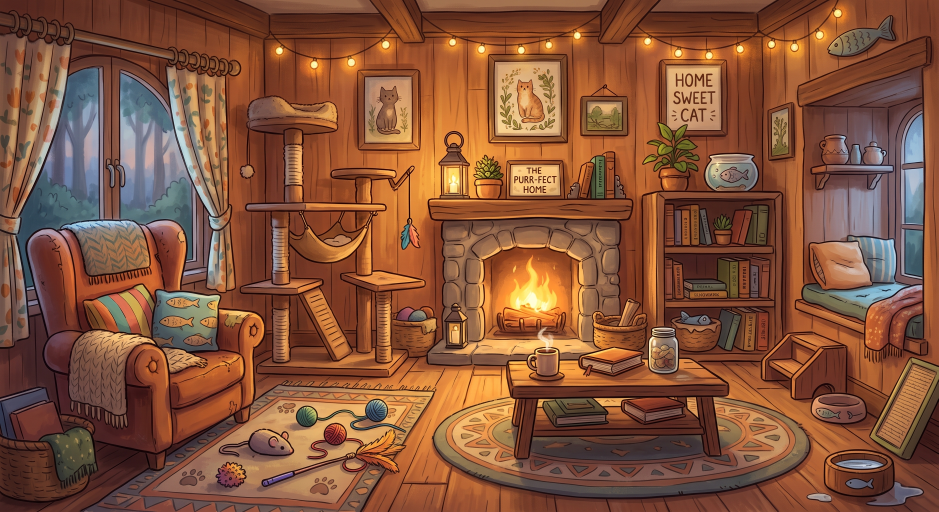
#> input picture PythonProject/cat house.jfif, 2816 x 1536 px (shown at 1/3 size)
$ python screen.py
#> lines starting #> are read from the running program, lines starting #| are printed output that depends on the picture
import tkinter
from pathlib import Path
from PIL import Image, ImageTk


# ---------------- FILE PATHS ----------------

base_dir = Path(__file__).resolve().parent


# ---------------- WINDOW ----------------

gui = tkinter.Tk()

gui.title("ToDo App")
gui.geometry("1200x750")
gui.minsize(900, 600)
gui.configure(bg="#f5f5f5")


# ---------------- MAIN SPLIT ----------------

main_split = tkinter.PanedWindow(
    gui,
    orient=tkinter.HORIZONTAL,
    sashwidth=6,
    bg="#cfcfcf",
    bd=0
)

main_split.pack(
    fill="both",
    expand=True
)


# ---------------- LEFT SIDE ----------------

left_frame = tkinter.Frame(
    main_split,
    bg="#f5f5f5"
)

main_split.add(
    left_frame,
    minsize=200
)


# ---------------- RIGHT SIDE ----------------

right_split = tkinter.PanedWindow(
    main_split,
    orient=tkinter.VERTICAL,
    sashwidth=6,
    bg="#cfcfcf",
    bd=0
)

main_split.add(
    right_split,
    minsize=300
)


# ---------------- TOP RIGHT ----------------

top_right_frame = tkinter.Frame(
    right_split,
    bg="#f5f5f5"
)

right_split.add(
    top_right_frame,
    minsize=150
)


# ---------------- PET AREA ----------------

pet_canvas = tkinter.Canvas(
    top_right_frame,
    bd=0,
    highlightthickness=0
)

pet_canvas.pack(
    fill="both",
    expand=True
)


# ---------------- LOAD IMAGES ----------------

background_image = Image.open(
    base_dir / "cat house.jfif"
).convert("RGBA")


sad_pet_image = Image.open(
    base_dir / "sad_cat.png"
).convert("RGBA")
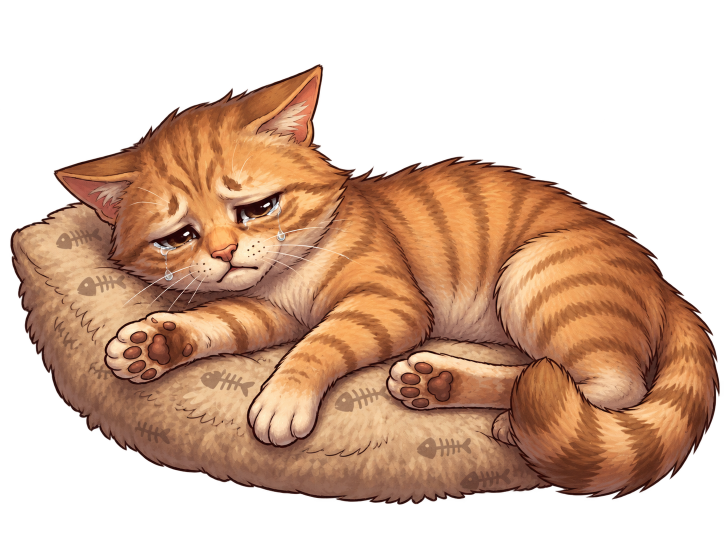
#> input picture PythonProject/sad_cat.png, 1448 x 1086 px (shown at 1/2 size)
#> sad_pet_image is the input picture: PIL image 1448x1086 RGBA; mean R, G, B, A 96.3, 64.6, 44.6, 135.4


hungry_pet_image = Image.open(
    base_dir / "hungery_cat.png"
).convert("RGBA")
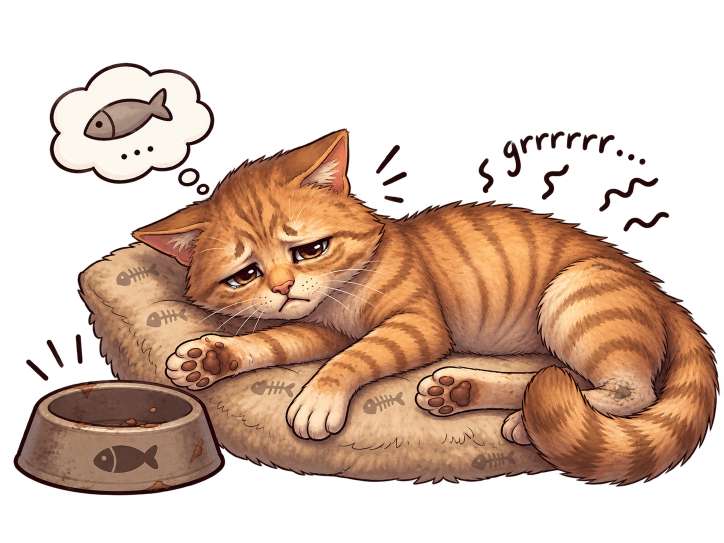
#> input picture PythonProject/hungery_cat.png, 1448 x 1086 px (shown at 1/2 size)
#> hungry_pet_image is the input picture: PIL image 1448x1086 RGBA; mean R, G, B, A 83.8, 59, 43.9, 121


normal_pet_image = Image.open(
    base_dir / "normal_cat.png"
).convert("RGBA")
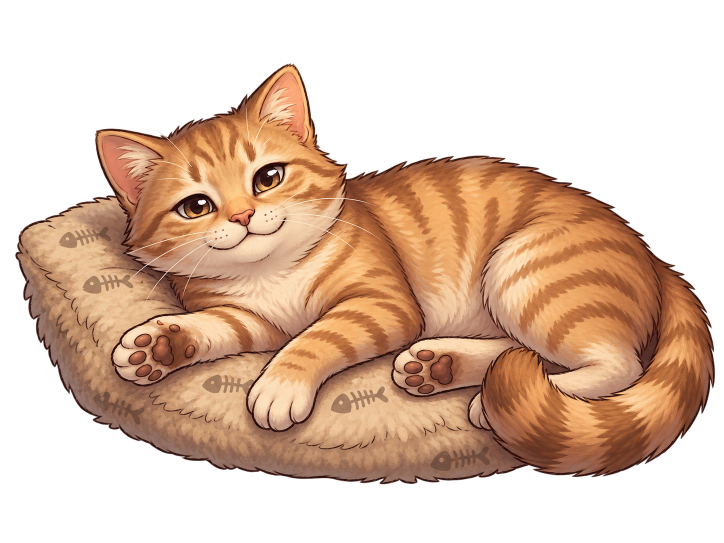
#> input picture PythonProject/normal_cat.png, 1448 x 1086 px (shown at 1/2 size)
#> normal_pet_image is the input picture: PIL image 1448x1086 RGBA; mean R, G, B, A 95.3, 67.3, 48.1, 127


happy_pet_image = Image.open(
    base_dir / "happy_cat.png"
).convert("RGBA")
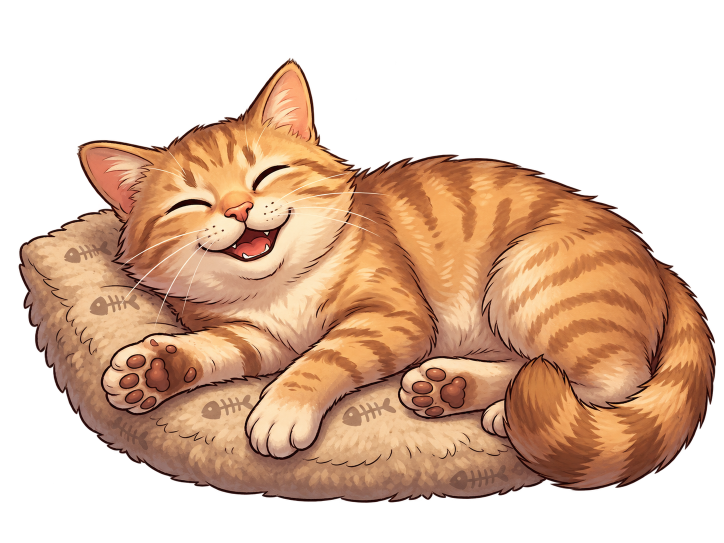
#> input picture PythonProject/happy_cat.png, 1448 x 1086 px (shown at 1/2 size)
#> happy_pet_image is the input picture: PIL image 1448x1086 RGBA; mean R, G, B, A 102.8, 71.9, 50.7, 134.2


current_pet_image = hungry_pet_image


# ---------------- CREATE IMAGES ON CANVAS ----------------

background_item = pet_canvas.create_image(
    0,
    0,
    anchor="nw"
)


pet_item = pet_canvas.create_image(
    0,
    0,
    anchor="center"
)


background_photo = None
pet_photo = None


# ---------------- RESIZE PET AREA ----------------

def resize_pet_area(event=None):
    global background_photo
    global pet_photo

    frame_width = pet_canvas.winfo_width()
    frame_height = pet_canvas.winfo_height()

    if frame_width < 2 or frame_height < 2:
        return

    resized_background = background_image.resize(
        (frame_width, frame_height),
        Image.Resampling.LANCZOS
    )

    background_photo = ImageTk.PhotoImage(
        resized_background
    )

    pet_canvas.itemconfig(
        background_item,
        image=background_photo
    )

    pet_width = int(frame_width * 0.34)
    pet_height = int(frame_height * 0.42)

    resized_pet = current_pet_image.copy()

    resized_pet.thumbnail(
        (pet_width, pet_height),
        Image.Resampling.LANCZOS
    )

    pet_photo = ImageTk.PhotoImage(
        resized_pet
    )

    pet_canvas.itemconfig(
        pet_item,
        image=pet_photo
    )

    pet_canvas.coords(
        pet_item,
        int(frame_width * 0.47),
        int(frame_height * 0.76)
    )

    pet_canvas.tag_raise(
        pet_item
    )


pet_canvas.bind(
    "<Configure>",
    resize_pet_area
)


# ---------------- SHOW PET ----------------

def show_pet(state):
#> called with state = 'hungry'
    global current_pet_image

    if state == "sad":
        current_pet_image = sad_pet_image

    elif state == "hungry":
        current_pet_image = hungry_pet_image

    elif state == "normal":
        current_pet_image = normal_pet_image

    elif state == "happy":
        current_pet_image = happy_pet_image

    else:
        current_pet_image = normal_pet_image

    resize_pet_area()
#> (the call stopped at in resize_pet_area, `if frame_width < 2 or frame_height < 2:`: tkinter is not available in this run)


# ---------------- BOTTOM RIGHT ----------------

task_frame = tkinter.Frame(
    right_split,
    bg="white"
)

right_split.add(
    task_frame,
    minsize=200
)


# ---------------- TASK TITLE ----------------

title_label = tkinter.Label(
    task_frame,
    text="MY TASKS",
    bg="white",
    fg="#222222",
    font=("Arial", 22, "bold")
)

title_label.pack(
    pady=(15, 8)
)


# ---------------- ADD TASK AREA ----------------

add_frame = tkinter.Frame(
    task_frame,
    bg="white"
)

add_frame.pack(
    fill="x",
    padx=30,
    pady=5
)


enter_task_field = tkinter.Entry(
    add_frame,
    font=("Arial", 14),
    bd=1,
    relief="solid"
)

enter_task_field.pack(
    side="left",
    fill="x",
    expand=True,
    ipady=7
)


submit_button = tkinter.Button(
    add_frame,
    text="Add Task",
    bg="#4f6bed",
    fg="white",
    activebackground="#4058c9",
    activeforeground="white",
    font=("Arial", 12, "bold"),
    bd=0,
    padx=18,
    pady=8
)

submit_button.pack(
    side="left",
    padx=(10, 0)
)


# ---------------- TASK LIST AREA ----------------

list_container = tkinter.Frame(
    task_frame,
    bg="white"
)

list_container.pack(
    fill="both",
    expand=True,
    padx=30,
    pady=8
)


task_canvas = tkinter.Canvas(
    list_container,
    bg="white",
    highlightthickness=0
)

task_canvas.pack(
    side="left",
    fill="both",
    expand=True
)


scroll_bar = tkinter.Scrollbar(
    list_container,
    orient="vertical",
    command=task_canvas.yview
)

scroll_bar.pack(
    side="right",
    fill="y"
)


task_canvas.configure(
    yscrollcommand=scroll_bar.set
)


tasks_frame = tkinter.Frame(
    task_canvas,
    bg="white"
)


canvas_window = task_canvas.create_window(
    (0, 0),
    window=tasks_frame,
    anchor="nw"
)


# ---------------- SCROLL FUNCTIONS ----------------

# [18 lines left out: functions update_scroll, resize_tasks_frame, mouse_scroll, not called in this run]


tasks_frame.bind(
    "<Configure>",
    update_scroll
)


task_canvas.bind(
    "<Configure>",
    resize_tasks_frame
)


task_canvas.bind_all(
    "<MouseWheel>",
    mouse_scroll
)


# ---------------- DELETE AREA ----------------

delete_frame = tkinter.Frame(
    task_frame,
    bg="white"
)

delete_frame.pack(
    fill="x",
    padx=30,
    pady=(0, 15)
)


delete_label = tkinter.Label(
    delete_frame,
    text="Delete task number:",
    bg="white",
    fg="#444444",
    font=("Arial", 11)
)

delete_label.pack(
    side="left"
)


task_number_field = tkinter.Entry(
    delete_frame,
    width=5,
    font=("Arial", 12),
    justify="center"
)

task_number_field.pack(
    side="left",
    padx=8
)


delete_button = tkinter.Button(
    delete_frame,
    text="Delete",
    bg="#e85b5b",
    fg="white",
    activebackground="#c94a4a",
    activeforeground="white",
    font=("Arial", 11, "bold"),
    bd=0,
    padx=15,
    pady=6
)

delete_button.pack(
    side="left"
)


# ---------------- TASK DISPLAY FUNCTIONS ----------------

# [115 lines left out: functions create_task_row, show_task_completed, show_task_uncompleted, display_task_order, refresh_task_scroll, not called in this run]


# initial pet
show_pet("hungry")
